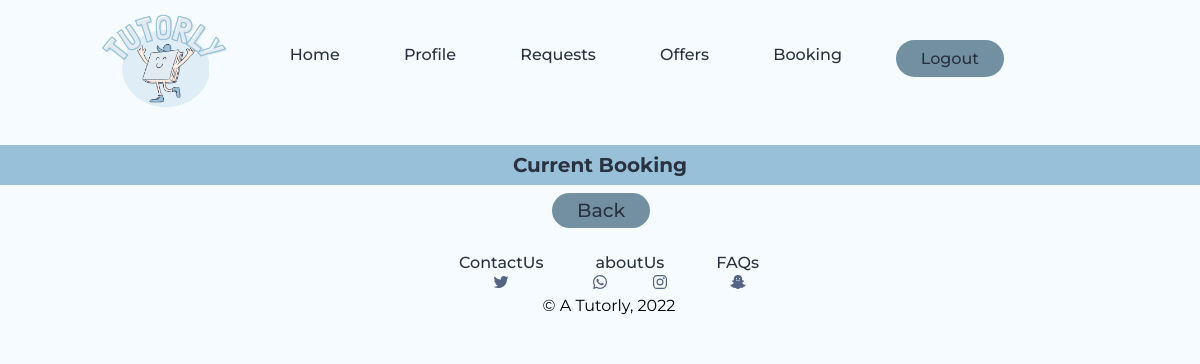
The app's page /php_files/CurrentBooking.php (signed in), older data.
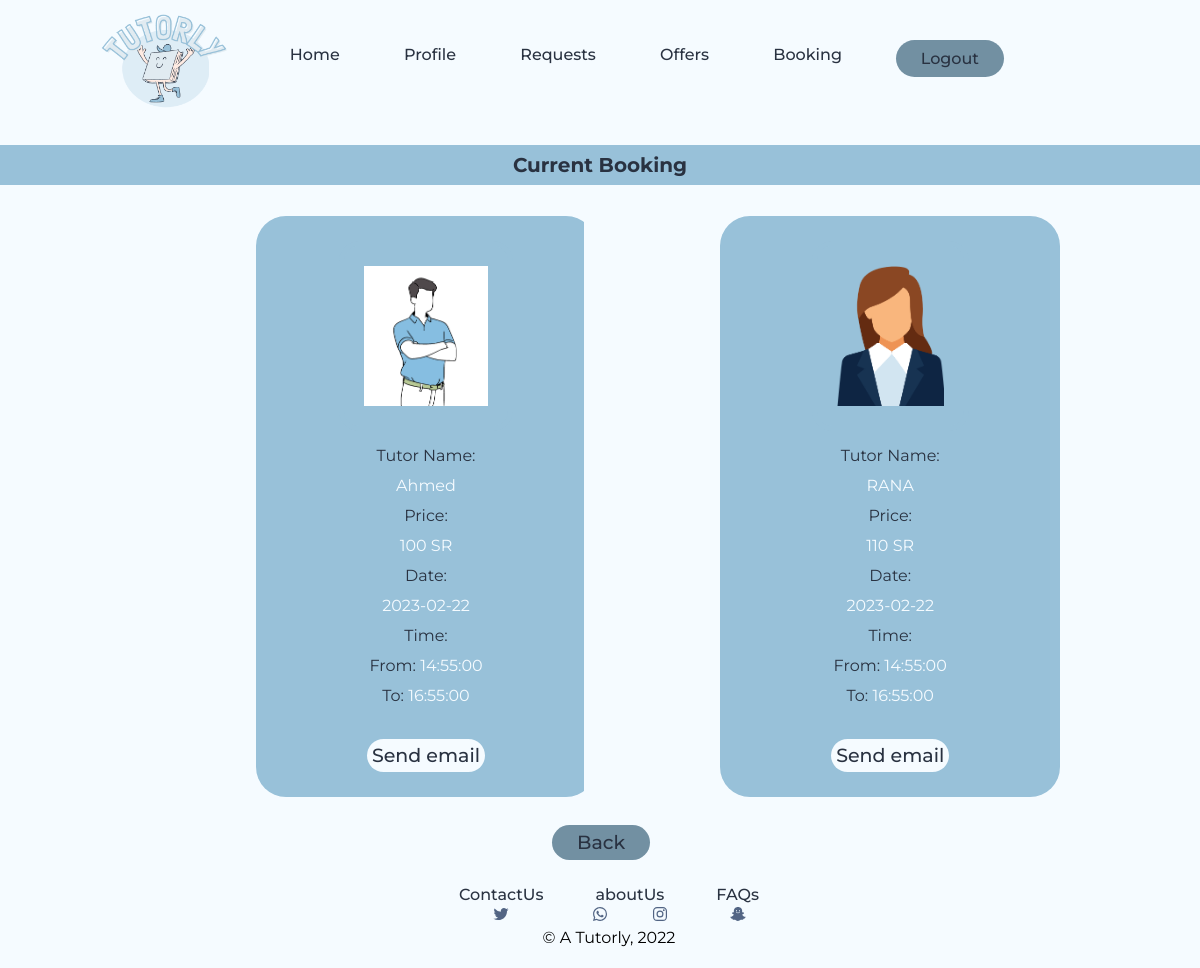
The same page, newer data.
### tables this page shows
CREATE TABLE `offer` (
  `id` int(30) NOT NULL,
  `price` int(110) NOT NULL,
  `tutorName` varchar(200) NOT NULL,
  `RequestID` int(11) NOT NULL,
  `offerstatus` varchar(2000) NOT NULL,
  `tutorEmail` varchar(100) NOT NULL,
  `startDate` date NOT NULL,
  `startTime` time NOT NULL,
  `endTime` time NOT NULL
);

CREATE TABLE `tutor` (
  `email` varchar(100) NOT NULL,
  `password` varchar(30) NOT NULL,
  `firstName` varchar(100) NOT NULL,
  `lastName` varchar(100) NOT NULL,
  `gender` varchar(7) NOT NULL,
  `ID` int(11) NOT NULL,
  `age` int(11) NOT NULL,
  `city` varchar(30) NOT NULL,
  `phone` varchar(30) NOT NULL,
  `bio` text NOT NULL,
  `img` varchar(100) NOT NULL
);

CREATE TABLE `requests` (
  `TypeOfClass` varchar(100) NOT NULL,
  `ID` int(11) NOT NULL,
  `status` varchar(100) NOT NULL,
  `parentEmail` varchar(255) DEFAULT NULL,
  `startDate` date NOT NULL,
  `startTime` time NOT NULL,
  `endTime` time NOT NULL,
  `comments` text NOT NULL,
  `created_at` datetime NOT NULL DEFAULT current_timestamp() ON UPDATE current_timestamp()
);

### php_files/CurrentBooking.php (the view, shortened to what this page needs)
<!DOCTYPE html>
<html>
    <head>
    <link rel ="stylesheet" type= "text/css" href="../css_files/common.css">
    <link rel ="stylesheet" type= "text/css" href="../css_files/TutorsOffers.css">
    </head>
     <body>
     <?php include("../php_files/parentHeader.php");?>
        <h2> Current Booking</h2>
        <?php
         $servername= "localhost";
         $username= "root" ;
         $password= "";
         $dbname= "381" ;
         $connection= mysqli_connect($servername,$username,$password,$dbname);
         $session_email= $_SESSION['email'];
         $sql = "SELECT * FROM `offer`  INNER JOIN requests
         ON requests.ID = offer.RequestID  INNER JOIN tutor
         ON tutor.email  = offer.tutorEmail   where requests.parentEmail='$session_email' and offer.offerstatus='accepted'";
         $userFound = mysqli_query($connection,$sql);
         if($userFound){
         if(mysqli_num_rows($userFound) > 0) {
         while ($row = mysqli_fetch_assoc($userFound)) {
           if ($row['startDate'] >= date('Y-m-d')) {
          ?>
             <div class="CurrentBooking">
                <p class="container" style="width:340px; height: auto;">
                 <img src="../images/<?php echo $row['img']; ?>" class="pic"  height="190" style="padding:20px;" alt="Tutor picture"><br>
                  <label class="nameLabel">Tutor Name: </label><br>
                  <label class="Name"><?php echo $row['tutorName']; ?></label><br>
                  <label class="priceLabel"> Price: </label><br>
                  <label class="Price"> <?php echo $row['price']; ?> SR</label><br>
                  <label class="DateLabel"> Date: </label><br>
                  <label class="Date"><?php echo $row['startDate']; ?> </label><br>
                  <label class="TimeLabel"> Time: </label><br>
                  <label class="TimeLabel"> From: </label>
                  <label class="Time"> <?php echo $row['startTime']; ?></label><br>
                  <label class="TimeLabel"> To: </label>
                  <label class="Time"> <?php echo $row['endTime']; ?></label> <br><br>
                 <a class ="email" href="mailto:<?php echo($row['tutorEmail']);?>; ?>">Send email</a>
                 </p>
                 </div>
                 <?php }
            }
        }
   } ?>
   <br>
            <p><a class= "button1" style="margin-left:46%;" href="../php_files/HomePageParent.php">Back</a></p>
            <br>
            <?php include("../php_files/footer.php");?>
     </body>
</html>

### php_files/parentHeader.php (shortened to what this page needs)
<header>
        <img src = "../images/logo.png" class ="logo" width = "140"  height= "140" alt="logo"  >
            <nav>
                <ul class = "nav_links">
                    <li><a href = "../php_files/HomePageParent.php"> Home</a></li>
                    <li><a href = "#"> Profile</a>
                    </li>
                    <li><a href = "#"> Requests</a>
                    </li>
                    <li><a href = "../php_files/RequestOffers.php"> Offers</a></li>
                    <li><a href = "#"> Booking</a>
                    </li>
                </ul>
            </nav>
            <p><a class= "out" href="../php_files/logout.php"style="margin-right: 100px;">Logout</a></p>
    </header>

### php_files/footer.php (shortened to what this page needs)
<footer>
    <p class = "p" >
    <table >
      <tr>
         <th colspan="2"><a href="mailto:#" class = "con">ContactUs</a>  </th>
         <th colspan="2"><a href="../html_files/AboutUs.html " class ="con">aboutUs</a>  </th>
         <th colspan="2"> <a href="../html_files/FAQ.html" class = "con">FAQs</a> </th>
      </tr>
      <tr style="text-align: center;">
        <td colspan="2"><a href="https://twitter.com" target="_blank" class = "ionicons">
            <ion-icon name="logo-twitter"></ion-icon> </a></td>
        <td><a href = "https://whatsapp.com" target="_blank" class = "ionicons">
            <ion-icon name="logo-whatsapp"></ion-icon></a></td>
        <td><a href="https://instagram.com" target="_blank" class = "ionicons">
            <ion-icon name="logo-instagram"></ion-icon></a></td>
        <td><a href="https://snapchat.com" target="_blank" class = "ionicons">
            <ion-icon name="logo-snapchat"></ion-icon></a></td>
      </tr>
      <tr>
        <td colspan="6" style="text-align: center;">&copy; A  Tutorly, 2022</td>
      </tr>
    </table> <br>
</footer>

### css_files/common.css (style rules this page uses)
* { box-sizing: border-box; margin: 0; padding : 0; background-color: #F5FBFF; font-family: "Montserrat", sans-serif; }
li, a { font-weight: 500; font-size: 16px; color: #293241; text-decoration: none; }
header { display: flex; justify-content: space-between; text-align: center; padding: 5px 8%; }
.logo { cursor: pointer; }
.nav_links { list-style: none; padding: 0; margin: 0; }
.nav_links li { display: inline-block; margin: 40px 30px; }
.nav_links li a { display: block; transition: all 0.3s ease 0s ; }
.out { position: relative; display:block; margin-top: 35px; margin-right: 200px; padding: 9px 25px; background-color:#7290a2 ; border-radius: 50px; border:none; cursor: pointer; }
h2 { height: 40px; background-color:#98C1D9; color: #293241; text-align: center; padding: 8px; font-weight: bold; font-size: 20px; margin: -5px; }
html, body { height:100%; width: 100%; margin: 0; display: table; }
footer { position: relative; display:table-row; left: 36%; padding-top: 10px; bottom:0; text-align: center; }
.con { font-weight: 500; font-size: 16px; padding: 11px 25px; transition: all 0.3s ease 0s; text-decoration: none ; color: #293241; }
.ionicons { color: #536584; text-decoration: none; transition: color 0.2s; }
.container { background-color:#98C1D9; width: 300px; height: 500px; border-radius: 30px; margin: 10% 40%; padding: 25px ; margin-top: 30px; line-height: 30px; text-align: center; background-color: #98C1D9; }
.pic { padding: 0px; border: solid #98C1D9; align-items: center; }
.pic, .detail { border-radius: 20px; border: solid #98C1D9 5px; margin: 1% -3.5%; }
.button1,.Submit,.changephoto { font-size: 19px; border-radius: 20px; padding: 5px; transition: all 0.3s ease 0s; }
.button1,.changephoto { background-color:#7290a2 ; cursor: pointer; padding: 6px 25px; margin-left:240px; left:18%; }

### css_files/TutorsOffers.css (style rules this page uses)
Body { background-color: #F5FBFF ; }
h2, div { font-family: "Montserrat", sans-serif; }
.pic { margin:auto; background-color:#98C1D9; padding: 0px; }
.nameLabel, .ratingLabel, .priceLabel,.DateLabel,.TimeLabel { color:#293241; background-color: #98C1D9; }
.Name, .Rate, .Price,.Date,.Time { background-color:#98C1D9; color: #F5FBFF; font-size: 16px; }
.profile ,.email, .review { font-size: 19px; border-radius: 20px; padding: 5px; transition: all 0.3s ease 0s; }
.CurrentBooking,.PreviousBooking,.CurrentJobs,.Previousjobs , .req4 { display:inline-block; margin-top: 6px; margin-left: 10%; }

### php_files/CurrentBooking.php (style rules this page uses)
html, body { display:inline-block; }
footer { display:table; }

Row changes from the older to the newer data that the page shows:
added offer: tutorEmail.img (picture), tutorName "Ahmed", price "100", RequestID.startDate "2023-02-22", RequestID.startTime "14:55:00", RequestID.endTime "16:55:00"
added offer: tutorEmail.img (picture), tutorName "RANA", price "110", RequestID.startDate "2023-02-22", RequestID.startTime "14:55:00", RequestID.endTime "16:55:00"
